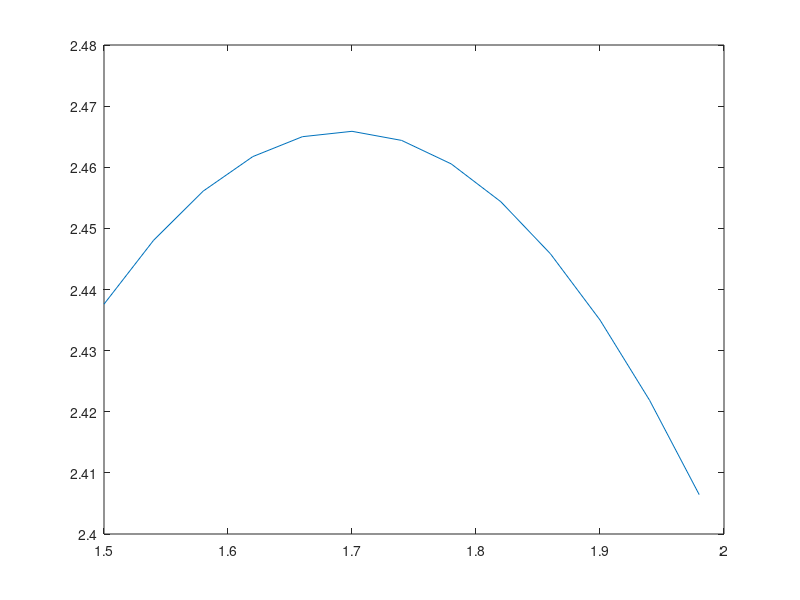

Write the MATLAB code that produced this figure.
%test
clc;clear;

k = 0;
A = 0.66:-0.01:0.54;
for h_opt = 1.5:0.04:2
    k = k + 1; hh(k) = h_opt;
    C_opt = 2;
    A_opt = A(k);
Volopt(k) = (1/3).*pi.*h_opt.*(A_opt./C_opt).^2.*(3*C_opt.^2+h_opt.^2);
end
figure; plot(hh,Volopt)